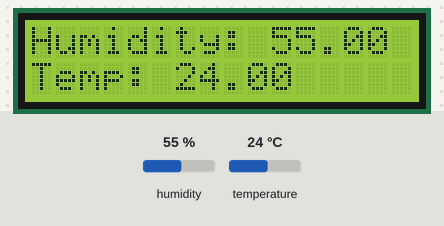
Bench run of a sketch on a simulated Arduino Uno, built with avr-gcc and run on an emulated ATmega328P. On the bench: 16×2 character LCD. The test bench sets the inputs (shaded band); at power-on: humidity 55 %, temperature 24 °C. What the sketch prints to the serial monitor is not drawn.

Above: at 2.7 s.
2.8 s: humidity set to 22 %
At 4.8 s:
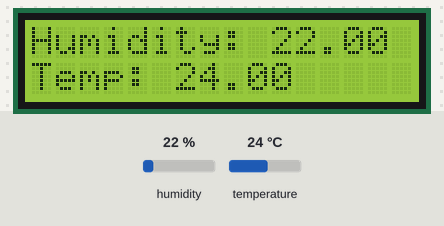
5.8 s: temperature set to 12 °C
At 6.8 s:
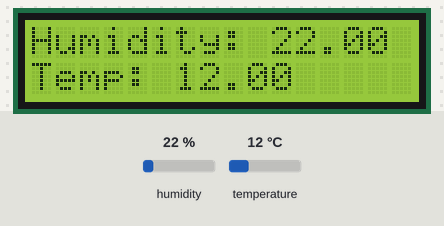
8.8 s: humidity set to 40 %
At 10.8 s:
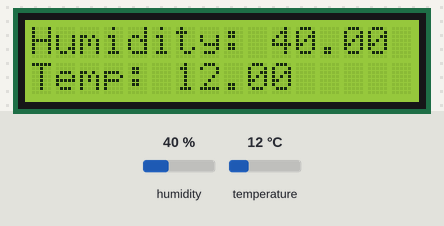
11.8 s: temperature set to 19 °C
At 12.9 s:
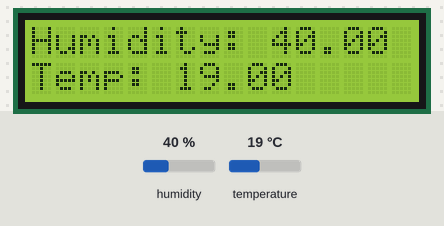
Timing chart, 0 to 14.8 s (numbered marks = the images above; inputs shaded):
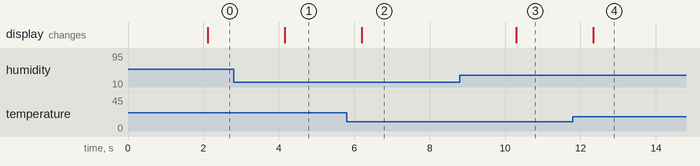

Measured:
- after the input at 2.8 s, the display: changes after 1.4 s (image 1)
- after the input at 5.8 s, the display: changes after 0.40 s (image 2)
- after the input at 8.8 s, the display: changes after 1.5 s (image 3)
- after the input at 11.8 s, the display: changes after 0.54 s (image 4)

The sketch:

DHTtester_temp2.ino
```cpp
#include <LiquidCrystal.h>
#include "DHT.h"

LiquidCrystal lcd(13,12,11,10,9,8,7,6,5,4,3);

#define DHTPIN 2     // Digital pin connected to the DHT sensor

#define DHTTYPE DHT11   // DHT 11

DHT dht(DHTPIN, DHTTYPE);

void setup() {
  Serial.begin(9600);
  Serial.println(F("DHTxx test!"));
  pinMode(1,OUTPUT);  //better to use A0 since pin 1 is for Transmitting
  digitalWrite(1,HIGH);
  lcd.begin(16,2);
  dht.begin();
}

void loop() {
  // Wait a few seconds between measurements.
  delay(2000);

  // Reading temperature or humidity takes about 250 milliseconds!
  // Sensor readings may also be up to 2 seconds 'old' (its a very slow sensor)
  float h = dht.readHumidity();
  // Read temperature as Celsius (the default)
  float t = dht.readTemperature();
  // Read temperature as Fahrenheit (isFahrenheit = true)
  float f = dht.readTemperature(true);

  // Check if any reads failed and exit early (to try again).
  if (isnan(h) || isnan(t) || isnan(f)) {
    Serial.println(F("Failed to read from DHT sensor!"));
    return;
  }

  // Compute heat index in Fahrenheit (the default)
  float hif = dht.computeHeatIndex(f, h);
  // Compute heat index in Celsius (isFahreheit = false)
  float hic = dht.computeHeatIndex(t, h, false);

  Serial.print(F("Humidity: "));
  Serial.print(h);
  Serial.print(F("%  Temperature: "));
  Serial.print(t);
  Serial.print(F("°C "));
  Serial.print(f);
  Serial.print(F("°F  Heat index: "));
  Serial.print(hic);
  Serial.print(F("°C "));
  Serial.print(hif);
  Serial.println(F("°F"));
  lcd.clear();
  lcd.print("Humidity: ");
  lcd.print(h);
  lcd.setCursor(0,1);
  lcd.print("Temp: ");
  lcd.print(t);
}
```
